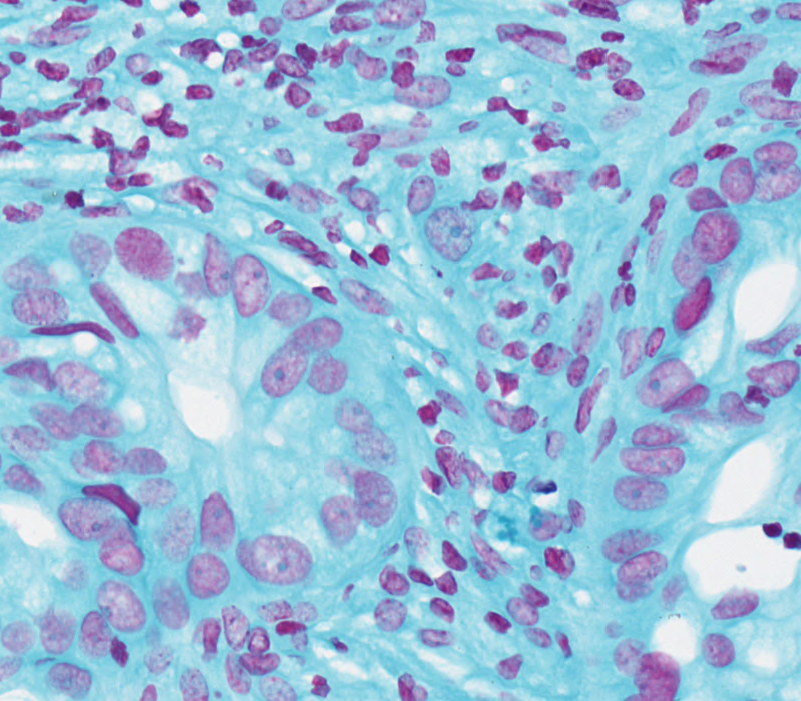
#> input picture OpenCV/3_Image Processing/original.png, 801 x 701 px
$ python contours.py
#> lines starting #> are read from the running program, lines starting #| are printed output that depends on the picture; after the words box and inside, x2 and y2 are one past the last pixel; in counts of white or black regions, pixels touching at a corner belong together
# contours are curves joining all continous points along the boundary,
    # having the same colour or intensity
# useful in shape analysis and object detection and recognition
# first apply threshold or canny edge detection to convert image to binary
# findContours modifies the source image, so store source to some other variable
# object to be found should be white, and background should be black

import numpy as np
import cv2

img = cv2.imread('original.png')
#> img is the input picture: shape (701, 801, 3); mean B, G, R 217, 189.7, 154
imgray = cv2.cvtColor(img, cv2.COLOR_BGR2GRAY)
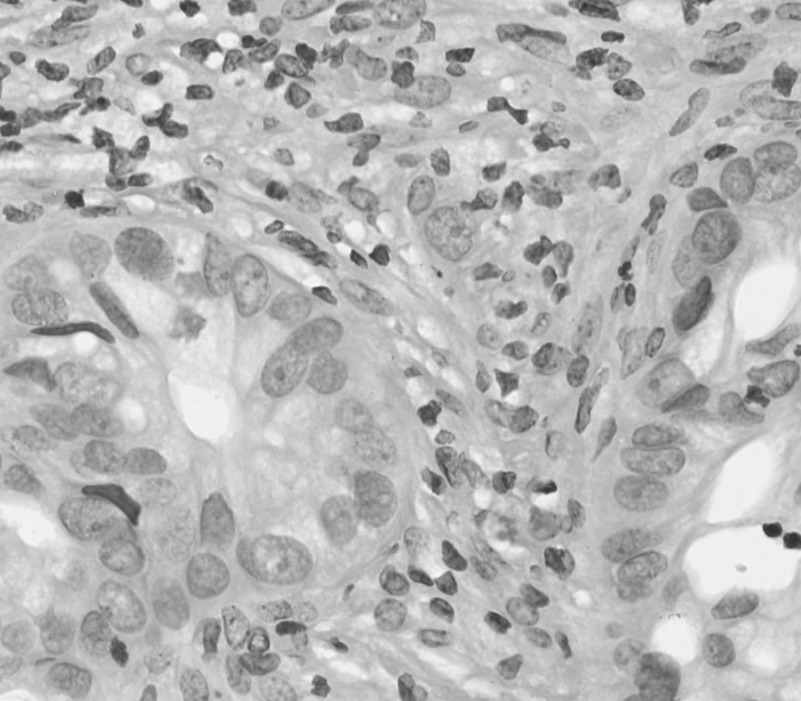
#> imgray: shape (701, 801); min 45, max 247, mean 182.1
ret, thresh = cv2.threshold(imgray, 127, 255, 0)
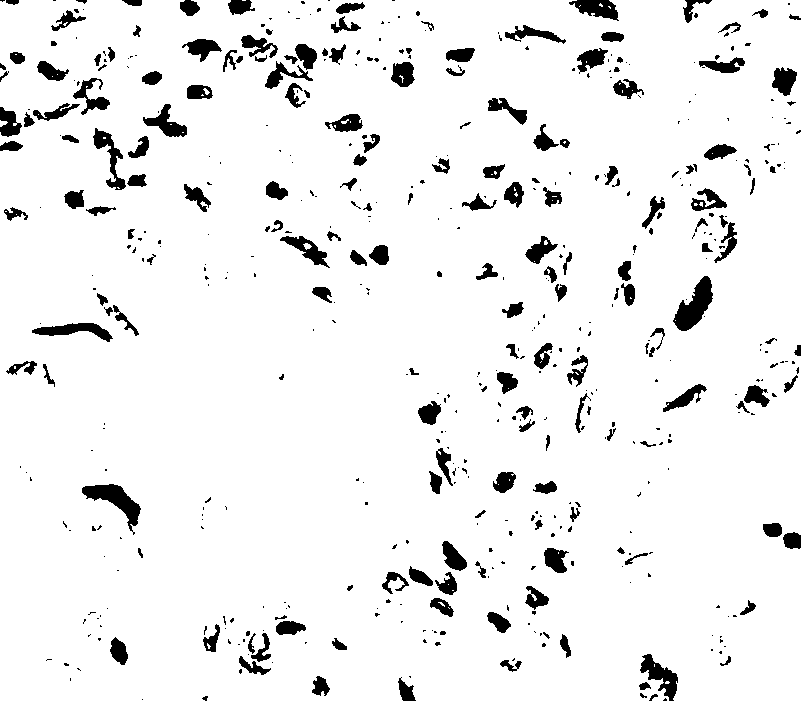
#> thresh: shape (701, 801); 93.5% white; 529 black regions (340 under 20 px)

# arg1: source image
# arg2: contour retrieval mode
# arg3: contour approximation method
# output contours is a python list of all contours in the image
    # each is a numpy array (x, y) of boundary poitns of the object
contours, hierarchy = cv2.findContours(thresh, cv2.RETR_TREE, cv2.CHAIN_APPROX_SIMPLE)
#> contours = 613 contours, 401 with area under 20; largest, box (x1, y1, x2, y2) and area: (0, 0, 801, 701) 556090, (672, 275, 714, 332) 1164, (81, 483, 142, 533) 1113, (31, 322, 114, 343) 776, (92, 127, 127, 191) 760

# drawContours can be used to draw any shape given boundary points
# arg1: source image
# arg2: contours passed as a python list
# arg3: index of contours (useful for drawing individual contours)
    # to draw all, pass -1
# arg4: colour
# arg5: thickness
#img = cv2.drawContours(img, contours, -1, (0, 255, 0), 3)   # draw all contours

img = cv2.drawContours(img, contours, 3, (0, 255, 0), 3)    # draw only the 4th contour
#> img: shape (701, 801, 3); under 0.01% of pixels changed, all inside (x1, y1, x2, y2) = (606, 4, 613, 11)

#cnt = contours[4]
#img = cv2.drawContours(img, [cnt], 0, (0, 255, 0), 3)   # also draw only the 4th contour

# how much of the coordinates to store is given by the contour approximation method
    # cv2.CHAIN_APPROX_NONE --> all boundary points are stored
    # cv2.CHAIN_APPROX_SIMPLE --> removes all redundant points (ex. 3 collinear points) and compresses contour

cv2.imshow('contours', img)
cv2.waitKey(0)
cv2.destroyAllWindows()
